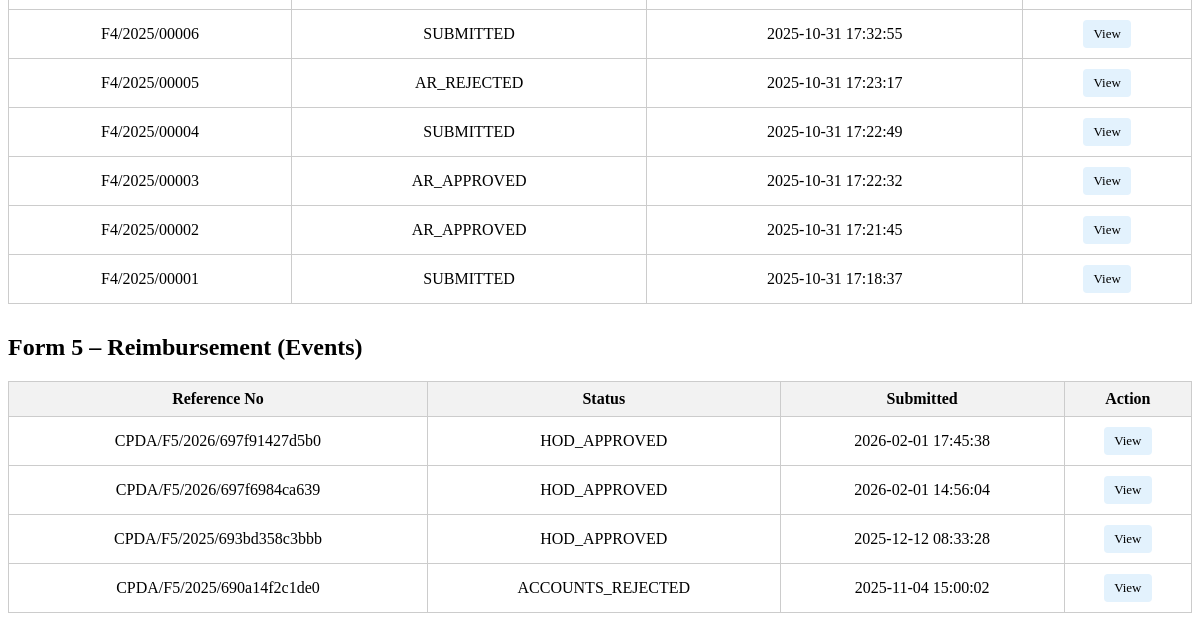
Before: /views/faculty_application_history.php (signed in, lower part) with the older database file.
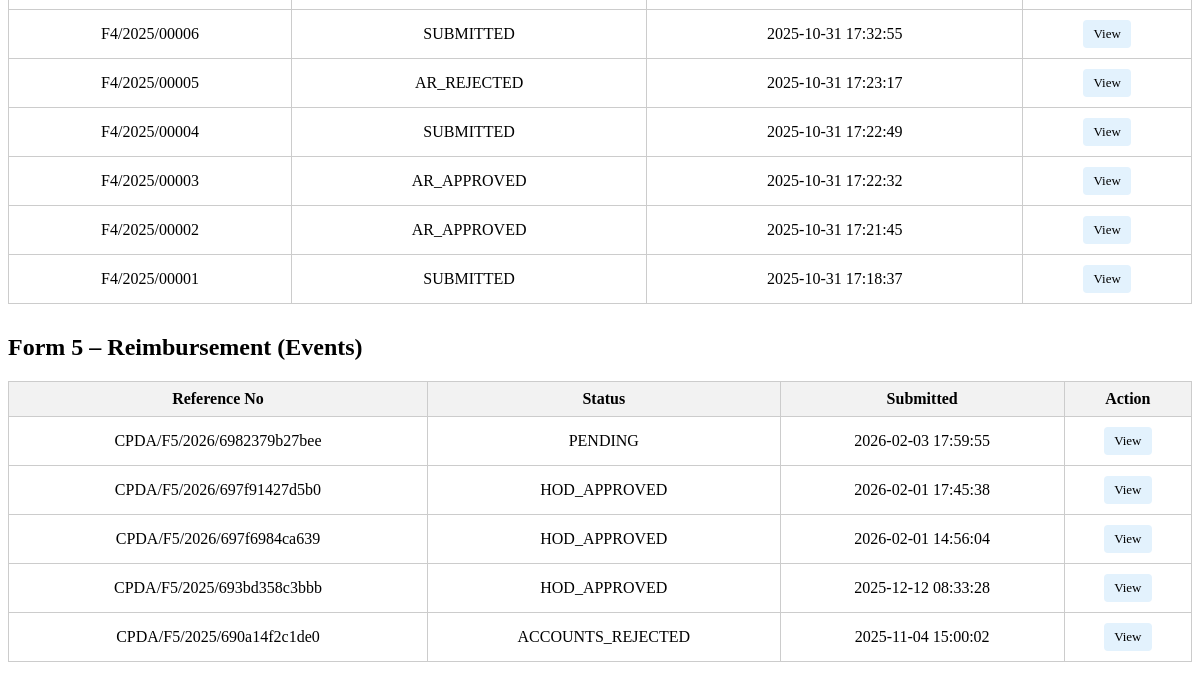
After: the same page with the newer database file.
### tables this page shows
CREATE TABLE `f4_reimbursement_applications` (
  `application_id` int(11) NOT NULL,
  `ref_number` varchar(50) NOT NULL,
  `employee_code` int(11) NOT NULL,
  `faculty_name` varchar(255) NOT NULL,
  `designation_hag` tinyint(1) DEFAULT 0,
  `designation_professor` tinyint(1) DEFAULT 0,
  `designation_associate_professor` tinyint(1) DEFAULT 0,
  `designation_assistant_professor` tinyint(1) DEFAULT 0,
  `pay_level` varchar(20) NOT NULL,
  `department` varchar(255) NOT NULL,
  `total_amount` decimal(10,2) DEFAULT 0.00,
  `expense_books` decimal(10,2) DEFAULT 0.00,
  `expense_stationary` decimal(10,2) DEFAULT 0.00,
  `expense_patent` decimal(10,2) DEFAULT 0.00,
  `expense_computer_consumables` decimal(10,2) DEFAULT 0.00,
  `expense_consumables` decimal(10,2) DEFAULT 0.00,
  `expense_synthesis_analysis` decimal(10,2) DEFAULT 0.00,
  `remarks` text DEFAULT NULL,
  `application_status` enum('DRAFT','SUBMITTED','UNDER_REVIEW','HOD_APPROVED','HOD_REJECTED','AR_APPROVED','AR_REJECTED') DEFAULT 'DRAFT',
  `submission_date` datetime DEFAULT NULL,
  `last_updated` datetime DEFAULT current_timestamp() ON UPDATE current_timestamp(),
  `hod_approval_status` enum('PENDING','APPROVED','REJECTED') DEFAULT 'PENDING',
  `hod_approval_date` datetime DEFAULT NULL,
  `hod_remarks` text DEFAULT NULL,
  `hod_approved_by` varchar(50) DEFAULT NULL,
  `ar_approval_status` enum('PENDING','APPROVED','REJECTED') DEFAULT 'PENDING',
  `ar_approval_date` datetime DEFAULT NULL,
  `ar_remarks` text DEFAULT NULL,
  `ar_approved_by` varchar(50) DEFAULT NULL,
  `sanctioned_amount` decimal(10,2) DEFAULT NULL,
  `disbursement_status` enum('PENDING','PARTIAL','COMPLETED') DEFAULT 'PENDING',
  `disbursed_amount` decimal(10,2) DEFAULT 0.00,
  `disbursement_date` datetime DEFAULT NULL,
  `created_at` timestamp NOT NULL DEFAULT current_timestamp(),
  `updated_at` timestamp NOT NULL DEFAULT current_timestamp() ON UPDATE current_timestamp(),
  `balance_applied` tinyint(1) DEFAULT 0
);

CREATE TABLE `f5_conference_reimbursements` (
  `application_id` int(11) NOT NULL,
  `ref_number` varchar(100) DEFAULT NULL,
  `employee_code` int(11) NOT NULL,
  `faculty_name` varchar(200) NOT NULL,
  `designation` varchar(100) NOT NULL,
  `pay_level` varchar(10) NOT NULL,
  `department` varchar(200) NOT NULL,
  `activity_nature` enum('International Conference','National Conference','Workshop','Short Term Course','Seminar','Symposium') NOT NULL,
  `activity_name` varchar(500) NOT NULL,
  `activity_start_date` date NOT NULL,
  `activity_end_date` date NOT NULL,
  `activity_venue` varchar(300) NOT NULL,
  `location_type` enum('India','Abroad') NOT NULL,
  `expense_registration` decimal(10,2) DEFAULT 0.00,
  `expense_visa` decimal(10,2) DEFAULT 0.00,
  `expense_insurance` decimal(10,2) DEFAULT 0.00,
  `expense_air_fare` decimal(10,2) DEFAULT 0.00,
  `expense_local_travel` decimal(10,2) DEFAULT 0.00,
  `expense_da_per_diem` decimal(10,2) DEFAULT 0.00,
  `expense_boarding_lodging` decimal(10,2) DEFAULT 0.00,
  `expense_other` decimal(10,2) DEFAULT 0.00,
  `expense_other_description` text DEFAULT NULL,
  `total_amount` decimal(10,2) NOT NULL,
  `sanctioned_amount` decimal(10,2) DEFAULT 0.00,
  `remarks` text DEFAULT NULL,
  `status` enum('PENDING','HOD_APPROVED','HOD_REJECTED','ACCOUNTS_APPROVED','ACCOUNTS_REJECTED','COMPLETED') DEFAULT 'PENDING',
  `hod_status` enum('PENDING','APPROVED','REJECTED') DEFAULT 'PENDING',
  `hod_approved_by` varchar(50) DEFAULT NULL,
  `hod_approved_at` datetime DEFAULT NULL,
  `hod_comments` text DEFAULT NULL,
  `accounts_status` enum('PENDING','APPROVED','REJECTED') DEFAULT 'PENDING',
  `accounts_approved_by` varchar(50) DEFAULT NULL,
  `accounts_approved_at` datetime DEFAULT NULL,
  `accounts_comments` text DEFAULT NULL,
  `created_at` timestamp NOT NULL DEFAULT current_timestamp(),
  `updated_at` timestamp NOT NULL DEFAULT current_timestamp() ON UPDATE current_timestamp(),
  `balance_applied` tinyint(1) DEFAULT 0
);

### views/faculty_application_history.php (the view, shortened to what this page needs)
<?php
include_once '../config/db.php';
$employee_code = $_SESSION['employee_code'];
$stmt3 = $conn->prepare("
    SELECT ref_number, application_id, application_status, created_at
    FROM f4_reimbursement_applications
    WHERE employee_code = ?
    ORDER BY created_at DESC
");
$stmt3->bind_param("s", $employee_code);
$stmt3->execute();
$applications3 = $stmt3->get_result()->fetch_all(MYSQLI_ASSOC);
$stmt4 = $conn->prepare("
    SELECT ref_number, application_id, status, created_at
    FROM f5_conference_reimbursements
    WHERE employee_code = ?
    ORDER BY created_at DESC
");
$stmt4->bind_param("s", $employee_code);
$stmt4->execute();
$applications4 = $stmt4->get_result()->fetch_all(MYSQLI_ASSOC);
?>
<!DOCTYPE html>
<html>
<head>
</head>
<body>
<table>
    <tbody>
        <?php if (empty($applications3)): ?>
            <tr><td colspan="4">No applications found.</td></tr>
        <?php else: foreach ($applications3 as $app): ?>
            <tr>
                <td><?= htmlspecialchars($app['ref_number']) ?></td>
                <td><?= htmlspecialchars($app['application_status']) ?></td>
                <td><?= htmlspecialchars($app['created_at']) ?></td>
                <td>
                    <a class="btn btn-view"
                       href="faculty_view_application_flow.php?ref_number=<?= urlencode($app['ref_number']) ?>">
                       View
                    </a>
                </td>
            </tr>
        <?php endforeach; endif; ?>
    </tbody>
</table>
<h2>Form 5 – Reimbursement (Events)</h2>
<table>
    <thead>
        <tr>
            <th>Reference No</th>
            <th>Status</th>
            <th>Submitted</th>
            <th>Action</th>
        </tr>
    </thead>
    <tbody>
        <?php if (empty($applications4)): ?>
            <tr><td colspan="4">No applications found.</td></tr>
        <?php else: foreach ($applications4 as $app): ?>
            <tr>
                <td><?= htmlspecialchars($app['ref_number']) ?></td>
                <td><?= htmlspecialchars($app['status']) ?></td>
                <td><?= htmlspecialchars($app['created_at']) ?></td>
                <td>
                    <a class="btn btn-view"
                       href="faculty_view_application_flow.php?ref_number=<?= urlencode($app['ref_number']) ?>">
                       View
                    </a>
                </td>
            </tr>
        <?php endforeach; endif; ?>
    </tbody>
</table>
</body>
</html>

Changed rows visible on the page:
added f5_conference_reimbursements: ref_number "CPDA/F5/2026/6982379b27bee", status "PENDING", created_at "2026-02-03 17:59:55"
